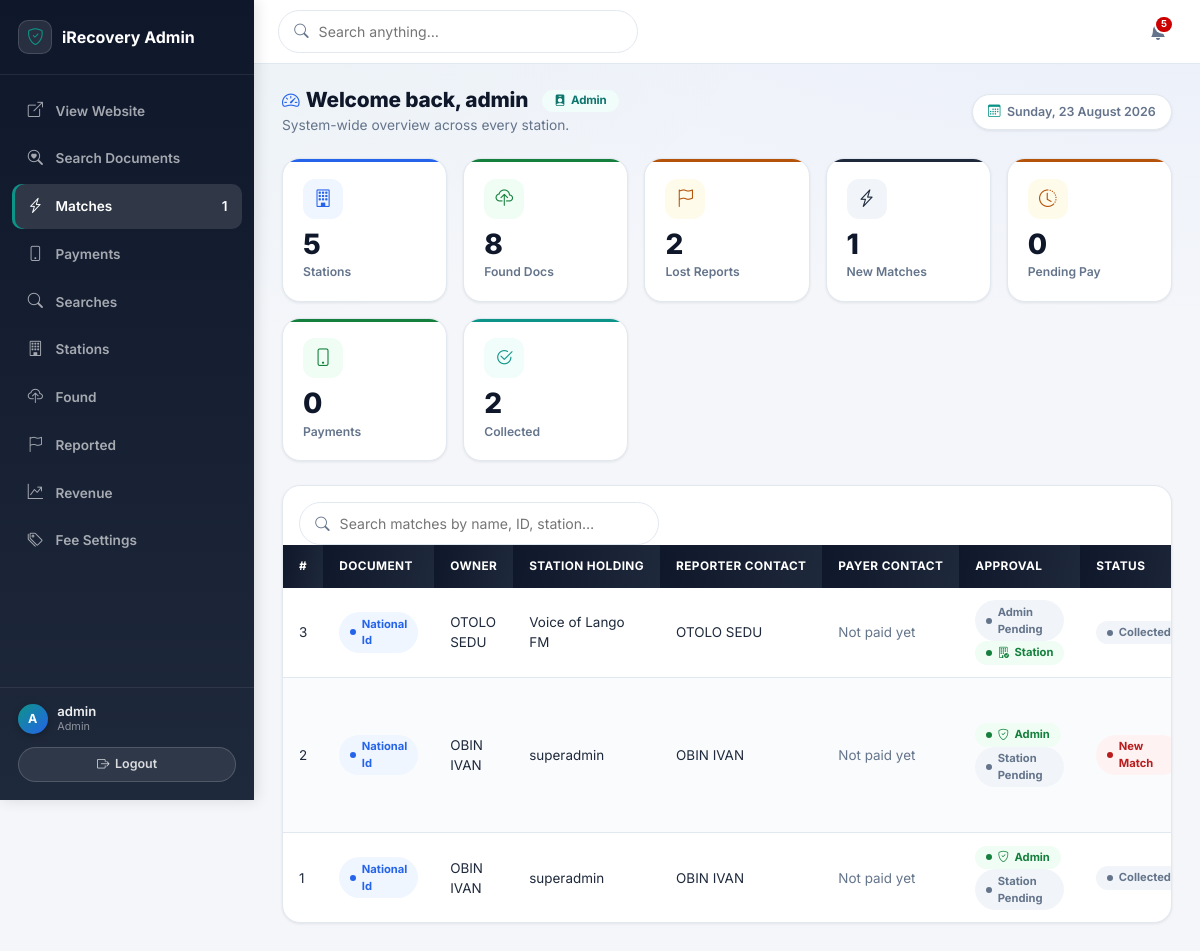
Screenshot of /admin/ (signed in) with the database file from the repository.
### tables this page shows
CREATE TABLE `match_alerts` (
  `id` int(11) NOT NULL,
  `lost_report_id` int(11) NOT NULL,
  `document_id` int(11) NOT NULL,
  `station` varchar(150) DEFAULT NULL,
  `alert_status` enum('new','admin_notified','owner_notified','payment_pending','paid','collected','closed','pending') NOT NULL DEFAULT 'new',
  `admin_approved` tinyint(1) NOT NULL DEFAULT 0,
  `admin_approved_by` varchar(150) DEFAULT NULL,
  `admin_approved_at` datetime DEFAULT NULL,
  `station_approved` tinyint(1) NOT NULL DEFAULT 0,
  `station_approved_at` datetime DEFAULT NULL,
  `notes` text DEFAULT NULL,
  `created_at` datetime NOT NULL DEFAULT current_timestamp(),
  `updated_at` datetime DEFAULT NULL ON UPDATE current_timestamp()
);

CREATE TABLE `lost_reports` (
  `id` int(11) NOT NULL,
  `doc_type` enum('national_id','driving_permit','passport','student_id','academic_document','land_title','birth_certificate','other') NOT NULL,
  `sur_name` varchar(255) NOT NULL,
  `given_name` varchar(255) NOT NULL DEFAULT '',
  `dob` date DEFAULT NULL,
  `gender` enum('male','female','other') DEFAULT NULL,
  `id_number` varchar(150) DEFAULT NULL,
  `extra_field1` varchar(255) DEFAULT NULL,
  `extra_field2` varchar(255) DEFAULT NULL,
  `reporter_name` varchar(255) NOT NULL,
  `reporter_phone` varchar(20) NOT NULL,
  `reporter_email` varchar(150) DEFAULT NULL,
  `police_letter` varchar(255) DEFAULT NULL,
  `police_report_code` varchar(100) DEFAULT NULL,
  `match_status` enum('unmatched','matched','notified','collected') NOT NULL DEFAULT 'unmatched',
  `matched_doc_id` int(11) DEFAULT NULL,
  `submitted_at` datetime NOT NULL DEFAULT current_timestamp(),
  `updated_at` datetime DEFAULT NULL ON UPDATE current_timestamp()
);

### includes/match_engine.php (called while the page is built, shortened)
<?php
function getUnreadCount(mysqli $conn, string $target_role, ?string $target_user = null): int {
    $stmt = $conn->prepare(
        "SELECT COUNT(*) as cnt FROM notifications
         WHERE is_read = 0 AND (target_role = ? OR target_role = 'all')
           AND (target_user IS NULL OR target_user = ?)"
    );
    $stmt->bind_param('ss', $target_role, $target_user);
    $stmt->execute();
    $row = $stmt->get_result()->fetch_assoc();
    return (int)($row['cnt'] ?? 0);
}

### admin/index.php (the view, shortened to what this page needs)
<?php
require_once '../db.php';
require_once '../includes/match_engine.php';
$userId = $_SESSION['admin_user'];
$rs = $conn->prepare("SELECT role FROM admins WHERE user_name=? LIMIT 1");
$rs->bind_param('s', $userId); $rs->execute();
$role = $rs->get_result()->fetch_assoc()['role'] ?? 'admin'; $rs->close();
$isSuperAdmin = ($role === 'super_admin');
$isAdminOrAbove = in_array($role, ['super_admin', 'admin'], true);
$stationCount   = $conn->query("SELECT COUNT(*) c FROM admins WHERE role='station'")->fetch_assoc()['c'] ?? 0;
$foundCount     = $conn->query("
  SELECT ((SELECT COUNT(*) FROM national_ids WHERE user_action='Found')
        + (SELECT COUNT(*) FROM student_ids WHERE user_action='Found')
        + (SELECT COUNT(*) FROM driving_permits WHERE user_action='Found')) c")->fetch_assoc()['c'] ?? 0;
$lostCount      = $conn->query("SELECT COUNT(*) c FROM lost_reports")->fetch_assoc()['c'] ?? 0;
$matchCount     = $conn->query("SELECT COUNT(*) c FROM match_alerts WHERE alert_status IN ('new','admin_notified')")->fetch_assoc()['c'] ?? 0;
$pendingPay     = $conn->query("SELECT COUNT(*) c FROM payments WHERE status='initiated'")->fetch_assoc()['c'] ?? 0;
$confirmedPay   = $conn->query("SELECT COUNT(*) c FROM payments WHERE status='confirmed'")->fetch_assoc()['c'] ?? 0;
$collectedCount = $conn->query("SELECT COUNT(*) c FROM match_alerts WHERE alert_status IN ('collected','closed')")->fetch_assoc()['c'] ?? 0;
$unread         = getUnreadCount($conn, 'admin');
?>
<!DOCTYPE html>
<html lang="en">
<head>
  <link href="https://cdn.jsdelivr.net/npm/bootstrap@5.3.0/dist/css/bootstrap.min.css" rel="stylesheet">
    <link href="https://cdn.jsdelivr.net/npm/bootstrap-icons@1.10.0/font/bootstrap-icons.css" rel="stylesheet">
    <link rel="stylesheet" href="../assets/css/variables.css?v=<?= @filemtime(__DIR__.'/../assets/css/variables.css') ?>">
    <link rel="stylesheet" href="../assets/css/dashboard.css?v=<?= @filemtime(__DIR__.'/../assets/css/dashboard.css') ?>">
</head>
<body>
  <div class="dash-shell">
    <aside class="sidebar" id="sidebar">
      <a href="../index.php" class="sidebar-brand">
        <span class="hd-brand-ico"><i class="bi bi-shield-check"></i></span>
        iRecovery Admin
      </a>
      <nav class="sidebar-nav" id="tabBar">
        <a href="../index.php" target="_blank" rel="noopener" class="sidebar-link"><i class="bi bi-box-arrow-up-right"></i> View Website</a>
        <button class="sidebar-link" onclick="switchTab(this,'tDocSearch')"><i class="bi bi-search-heart"></i> Search Documents</button>
        <button class="sidebar-link active" onclick="switchTab(this,'tMatches')"><i class="bi bi-lightning-charge"></i> Matches<?php if ($matchCount > 0): ?><span class="nb"><?= $matchCount ?></span><?php endif; ?></button>
        <button class="sidebar-link" id="tabPayments" onclick="switchTab(this,'tPayments')"><i class="bi bi-phone"></i> Payments</button>
        <button class="sidebar-link" onclick="switchTab(this,'tSearches')"><i class="bi bi-search"></i> Searches</button>
        <button class="sidebar-link" onclick="switchTab(this,'tStations')"><i class="bi bi-building"></i> Stations</button>
        <button class="sidebar-link" onclick="switchTab(this,'tFound')"><i class="bi bi-cloud-upload"></i> Found</button>
        <button class="sidebar-link" onclick="switchTab(this,'tReported')"><i class="bi bi-flag"></i> Reported</button>
        <button class="sidebar-link" onclick="switchTab(this,'tRevenue')"><i class="bi bi-graph-up-arrow"></i> Revenue</button>
        <?php if ($isAdminOrAbove): ?><button class="sidebar-link" onclick="switchTab(this,'tFees')"><i class="bi bi-tags"></i> Fee Settings</button><?php endif; ?>
      </nav>
      <div class="sidebar-foot">
        <div class="sidebar-user">
          <div class="u-av"><?= strtoupper(substr($userId, 0, 1)) ?></div>
          <div>
            <div class="u-nm"><?= htmlspecialchars($userId) ?></div>
            <div class="u-role"><?= $isSuperAdmin ? 'Super Admin' : 'Admin' ?></div>
          </div>
        </div>
        <a href="logout.php" class="btn-out" style="width:100%;justify-content:center;"><i class="bi bi-box-arrow-right"></i> Logout</a>
      </div>
    </aside>
    <div class="main-area">
      <div class="topbar">
        <div class="search-box"><i class="bi bi-search"></i><input type="text" id="searchInput" placeholder="Search anything…" onkeyup="filterTable()"></div>
        <div style="margin-left:auto;display:flex;align-items:center;gap:.75rem;">
          <a href="?mark_read=1" class="hd-bell hd-bell-light" title="Notifications" id="bellLink">
            <i class="bi bi-bell-fill"></i>
            <?php if ($unread > 0): ?><span class="nb-dot"><?= $unread ?></span><?php endif; ?>
          </a>
        </div>
      </div>
  <div class="page">
    <div class="welcome-bar">
      <div>
        <h1>
          <i class="bi bi-speedometer2" style="color:var(--blue2);font-size:1.1rem;margin-right:.4rem;"></i>Welcome back, <?= htmlspecialchars($userId) ?>
          <span class="role-tag"><i class="bi bi-<?= $isSuperAdmin ? 'shield-lock-fill' : 'person-badge-fill' ?>"></i> <?= $isSuperAdmin ? 'Super Admin' : 'Admin' ?></span>
        </h1>
        <p>System-wide overview across every station.</p>
      </div>
      <div class="welcome-chip"><i class="bi bi-calendar3"></i> <?= date('l, d F Y') ?></div>
    </div>
    <div class="stats">
      <div class="sc sc-blue">
        <div class="sc-ico"><i class="bi bi-building"></i></div>
        <div class="sc-val"><?= $stationCount ?></div>
        <div class="sc-lbl">Stations<?php if ($isSuperAdmin): ?> <button class="sc-add-btn" onclick="openModal('addStation')" title="Add station">+</button><?php endif; ?></div>
      </div>
      <div class="sc sc-green">
        <div class="sc-ico"><i class="bi bi-cloud-upload"></i></div>
        <div class="sc-val"><?= $foundCount ?></div>
        <div class="sc-lbl">Found Docs</div>
      </div>
      <div class="sc sc-amber">
        <div class="sc-ico"><i class="bi bi-flag"></i></div>
        <div class="sc-val"><?= $lostCount ?></div>
        <div class="sc-lbl">Lost Reports</div>
      </div>
      <div class="sc sc-navy">
        <div class="sc-ico"><i class="bi bi-lightning-charge"></i></div>
        <div class="sc-val"><?= $matchCount ?></div>
        <div class="sc-lbl">New Matches</div>
      </div>
      <div class="sc sc-amber">
        <div class="sc-ico"><i class="bi bi-clock-history"></i></div>
        <div class="sc-val"><?= $pendingPay ?></div>
        <div class="sc-lbl">Pending Pay</div>
      </div>
      <div class="sc sc-green">
        <div class="sc-ico"><i class="bi bi-phone"></i></div>
        <div class="sc-val"><?= $confirmedPay ?></div>
        <div class="sc-lbl">Payments</div>
      </div>
      <div class="sc sc-teal">
        <div class="sc-ico"><i class="bi bi-check2-circle"></i></div>
        <div class="sc-val"><?= $collectedCount ?></div>
        <div class="sc-lbl">Collected</div>
      </div>
    </div>
    <div id="tMatches" class="tcard">
      <div class="section-search">
        <div class="search-box"><i class="bi bi-search"></i><input type="text" placeholder="Search matches by name, ID, station…" oninput="filterSection(this,'tMatches')"></div>
      </div>
      <div class="table-responsive">
        <table class="dt">
          <thead><tr><th>#</th><th>Document</th><th>Owner</th><th>Station Holding</th><th>Reporter Contact</th><th>Payer Contact</th><th>Approval</th><th>Status</th><th>Date</th><th>Actions</th></tr></thead>
          <tbody>
          <?php
          $ma = $conn->query("
            SELECT ma.id, ma.alert_status, ma.created_at, ma.station, ma.admin_approved, ma.station_approved,
                   lr.doc_type, lr.reporter_name, lr.reporter_phone,
                   COALESCE(NULLIF(d.sur_name,''), lr.sur_name) as sur_name,
                   COALESCE(NULLIF(d.given_name,''), lr.given_name) as given_name,
                   d.id_number, d.dob, d.gender, d.front_img, d.back_img,
                   p.id as pay_id, p.status as pay_status, p.amount, p.payer_name, p.payer_phone
            FROM match_alerts ma
            LEFT JOIN lost_reports lr ON lr.id = ma.lost_report_id
            LEFT JOIN documents d ON d.id = ma.document_id
            LEFT JOIN payments p ON p.match_alert_id = ma.id
            ORDER BY ma.created_at DESC LIMIT 100");
          if ($ma && $ma->num_rows > 0):
            while ($r = $ma->fetch_assoc()):
              $badge = match($r['alert_status']) {
                'new'             => '<span class="bd bd-danger">New Match</span>',
                'admin_notified'  => '<span class="bd bd-amber">Admin Notified</span>',
                'owner_notified'  => '<span class="bd bd-blue">Owner Notified</span>',
                'payment_pending' => '<span class="bd bd-teal">Ready to Pay</span>',
                'pending'         => '<span class="bd bd-amber">Pending</span>',
                'paid'            => '<span class="bd bd-green">Paid</span>',
                'collected'       => '<span class="bd bd-grey">Collected</span>',
                'closed'          => '<span class="bd bd-grey">Closed</span>',
                default           => '<span class="bd bd-grey">' . htmlspecialchars($r['alert_status']) . '</span>'
              };
              $adminApproved   = (int)$r['admin_approved'] === 1;
              $stationApproved = (int)$r['station_approved'] === 1;
              $approvalChips = ($adminApproved ? '<span class="bd bd-green"><i class="bi bi-shield-check"></i> Admin</span>' : '<span class="bd bd-grey">Admin Pending</span>')
                             . ' ' . ($stationApproved ? '<span class="bd bd-green"><i class="bi bi-building-check"></i> Station</span>' : '<span class="bd bd-grey">Station Pending</span>');
              $payerCell = $r['pay_id']
                ? htmlspecialchars($r['payer_name'] ?? '—') . "<br><a href='tel:" . htmlspecialchars($r['payer_phone'] ?? '') . "'>" . htmlspecialchars($r['payer_phone'] ?? '—') . "</a>"
                  . ($r['pay_status'] === 'confirmed' ? " <span class='bd bd-green'>Paid — call to confirm</span>" : " <span class='bd bd-amber'>Payment pending</span>")
                : "<span style='color:var(--muted);'>Not paid yet</span>";
              echo "<tr>
                <td>{$r['id']}</td>
                <td><span class='bd bd-blue'>" . htmlspecialchars(ucwords(str_replace('_', ' ', $r['doc_type'] ?? ''))) . "</span></td>
                <td>" . htmlspecialchars($r['sur_name'] . ' ' . $r['given_name']) . "</td>
                <td>" . htmlspecialchars($r['station'] ?? '—') . "</td>
                <td>" . htmlspecialchars($r['reporter_name'] ?? '—') . "<br><a href='tel:" . htmlspecialchars($r['reporter_phone'] ?? '') . "'>" . htmlspecialchars($r['reporter_phone'] ?? '—') . "</a></td>
                <td>$payerCell</td>
                <td>$approvalChips</td>
                <td>$badge</td>
                <td>" . htmlspecialchars($r['created_at']) . "</td>
                <td>";
              echo "</td></tr>";
            endwhile;
          else: echo "<tr><td colspan='9'><div class='empty'><i class='bi bi-lightning-charge ei'></i>No match alerts yet</div></td></tr>";
          endif; ?>
          </tbody>
        </table>
      </div>
    </div>
  </div>
    </div>
  </div>
</body>
</html>

### assets/css/variables.css (style rules this page uses)
:root { --navy: #0f172a; --navy2: #1e293b; --blue: #1d4ed8; --blue2: #2563eb; --blue-lt: #eff6ff; --green: #15803d; --green-lt: #f0fdf4; --teal: #0d9488; --teal2: #0f766e; --teal-lt: #f0fdfa; --amber: #b45309; --amber-lt: #fffbeb; --red: #b91c1c; --red-lt: #fef2f2; --brand: #CC0000; --white: #ffffff; --bg: #f4f6fa; --border: #e2e8f0; --text: #1e293b; --muted: #64748b; --font: 'Inter', sans-serif; --r: 8px; --rl: 14px; --rxl: 18px; --sh: 0 1px 3px rgba(0,0,0,.08); --shm: 0 4px 12px rgba(0,0,0,.10); --shl: 0 8px 24px rgba(0,0,0,.12); --ease: all .2s ease; }

### rows the page displays
match_alerts: id "3", lost_report.doc_type "National Id", given_name "OTOLO SEDU", station "Voice of Lango FM", lost_report.reporter_name "OTOLO SEDU", admin_approved "Admin Pending", station_approved 1 (drawn), alert_status "Collected"
match_alerts: id "2", lost_report.doc_type "National Id", given_name "OBIN IVAN", station "superadmin", lost_report.reporter_name "OBIN IVAN", admin_approved 1 (drawn), station_approved "Station Pending", alert_status "New Match"
match_alerts: id "1", lost_report.doc_type "National Id", given_name "OBIN IVAN", station "superadmin", lost_report.reporter_name "OBIN IVAN", admin_approved 1 (drawn), station_approved "Station Pending", alert_status "Collected"

### other values shown
$matchCount "1"
substr($userId, 0, 1) "A"
$userId "admin"
$unread "5"
$stationCount "5"
$foundCount "8"
$lostCount "2"
$pendingPay "0"
$confirmedPay "0"
$collectedCount "2"
